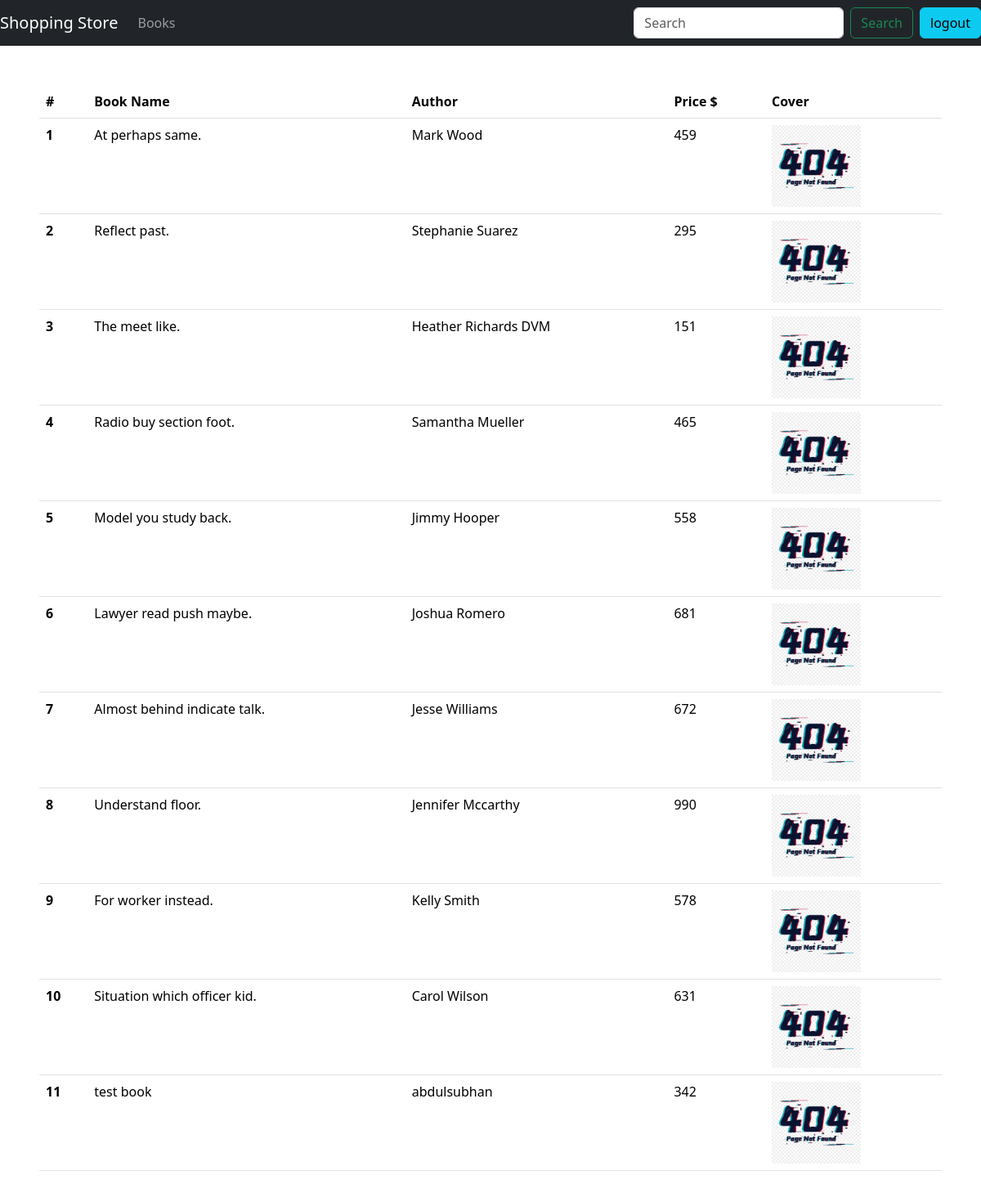
/books/all/, run on the app's committed database.
### books/models.py (models this page shows)
class Book(models.Model):
    name = models.CharField(max_length=50)
    author = models.CharField(default="", max_length=50)
    price = models.IntegerField(default=0)
    book_image = models.ImageField(upload_to="books/")
    def __str__(self):
        return self.name

### books/views.py (the view)
# urls.py: path('all/', books, name="books_page"),
def books(request):
    books = Book.objects.all()
    print(books)
    context={"books" : books}
    return render(request, 'books/books.html', context)

### books/templates/books/books.html (shortened to what this page needs)
{% extends "base.html" %}
{% block content %}
<div class="p-5">
  <table class="table">
    <thead class="thead-dark dark">
      <tr>
        <th scope="col">#</th>
        <th scope="col">Book Name</th>
        <th scope="col">Author</th>
        <th scope="col">Price $</th>
        <th scope="col">Cover</th>
      </tr>
    </thead>
    <tbody>
        {% for book in books %}
      <tr>
        <th scope="row">{{forloop.counter}}</th>
        <td>{{book.name}}</td>
        <td>{{book.author}}</td>
        <td>{{book.price}}</td>
        <td>
            {% if book.image %}
                <img src="{{ book.image }}" onerror="this.onerror=null;this.src='/static/images/404.jpg';" style="height: 100px;">
            {% else %}
                <img src="/static/images/404.jpg" style="height: 100px;">
            {% endif %}
        </td>
      </tr>
      {% endfor %}
    </tbody>
  </table>
</div>
{% endblock content %}

### templates/base.html (shortened to what this page needs)
{% load static %}
<!DOCTYPE html>
<html lang="en">
  <head>
    <link
      href="https://cdn.jsdelivr.net/npm/bootstrap@5.3.6/dist/css/bootstrap.min.css"
      rel="stylesheet"
    />
  </head>
  <body>
    <nav>
      <nav class="navbar navbar-expand-lg navbar-dark bg-dark">
        <a class="navbar-brand" href={% url 'home_page'%}>Shopping Store</a>
        <div class="collapse navbar-collapse justify-content-between"
        id="navbarTogglerDemo02">
        <ul class="navbar-nav mr-auto mt-2 mt-lg-0">
          <li class="nav-item">
            <a class="nav-link" href={% url "books_page" %}>Books</a>
          </li>
        </ul>
        <div class="d-flex gap-2">
          <form class="form-inline d-flex gap-2">
            <input
              class="form-control mr-2"
              type="search"
              placeholder="Search"
              aria-label="Search"
            />
            <button class="btn btn-outline-success my-2 my-sm-0" type="submit">
              Search
            </button>
          </form>
          <a class="btn btn-info" href="#">logout</a>
        </div>
      </nav>
    </nav>
    {% block content %}{% endblock content %}
  </body>
</html>

### data on the page
Book: name "At perhaps same.", author "Mark Wood", price "459"
Book: name "Reflect past.", author "Stephanie Suarez", price "295"
Book: name "The meet like.", author "Heather Richards DVM", price "151"
Book: name "Radio buy section foot.", author "Samantha Mueller", price "465"
Book: name "Model you study back.", author "Jimmy Hooper", price "558"
Book: name "Lawyer read push maybe.", author "Joshua Romero", price "681"
Book: name "Almost behind indicate talk.", author "Jesse Williams", price "672"
Book: name "Understand floor.", author "Jennifer Mccarthy", price "990"
Book: name "For worker instead.", author "Kelly Smith", price "578"
Book: name "Situation which officer kid.", author "Carol Wilson", price "631"
Book: name "test book", author "abdulsubhan", price "342"
